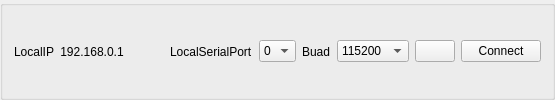
    <widget class="QGroupBox" name="groupBox">
     <property name="sizePolicy">
      <sizepolicy hsizetype="Preferred" vsizetype="Fixed">
       <horstretch>0</horstretch>
       <verstretch>0</verstretch>
      </sizepolicy>
     </property>
     <property name="title">
      <string/>
     </property>
     <layout class="QHBoxLayout" name="horizontalLayout_43">
      <item>
       <layout class="QHBoxLayout" name="horizontalLayout_3">
        <item>
         <widget class="QLabel" name="label_27">
          <property name="sizePolicy">
           <sizepolicy hsizetype="Fixed" vsizetype="Preferred">
            <horstretch>0</horstretch>
            <verstretch>0</verstretch>
           </sizepolicy>
          </property>
          <property name="text">
           <string>LocalIP</string>
          </property>
         </widget>
        </item>
        <item>
         <widget class="QLabel" name="LocalIP">
          <property name="text">
           <string>192.168.0.1</string>
          </property>
          <property name="alignment">
           <set>Qt::AlignCenter</set>
          </property>
         </widget>
        </item>
       </layout>
      </item>
      <item>
       <layout class="QHBoxLayout" name="horizontalLayout_18">
        <item>
         <spacer name="horizontalSpacer_11">
          <property name="orientation">
           <enum>Qt::Horizontal</enum>
          </property>
          <property name="sizeHint" stdset="0">
           <size>
            <width>40</width>
            <height>20</height>
           </size>
          </property>
         </spacer>
        </item>
        <item>
         <widget class="QLabel" name="label_10">
          <property name="text">
           <string>LocalSerialPort</string>
          </property>
         </widget>
        </item>
        <item>
         <widget class="QComboBox" name="LocalSerialPort">
          <property name="sizePolicy">
           <sizepolicy hsizetype="Expanding" vsizetype="Fixed">
            <horstretch>0</horstretch>
            <verstretch>0</verstretch>
           </sizepolicy>
          </property>
          <item>
           <property name="text">
            <string>0</string>
           </property>
          </item>
          <item>
           <property name="text">
            <string>1</string>
           </property>
          </item>
          <item>
           <property name="text">
            <string>2</string>
           </property>
          </item>
          <item>
           <property name="text">
            <string>3</string>
           </property>
          </item>
          <item>
           <property name="text">
            <string>4</string>
           </property>
          </item>
          <item>
           <property name="text">
            <string>5</string>
           </property>
          </item>
          <item>
           <property name="text">
            <string>6</string>
           </property>
          </item>
          <item>
           <property name="text">
            <string>7</string>
           </property>
          </item>
          <item>
           <property name="text">
            <string>8</string>
           </property>
          </item>
          <item>
           <property name="text">
            <string>9</string>
           </property>
          </item>
         </widget>
        </item>
        <item>
         <widget class="QLabel" name="label_33">
          <property name="text">
           <string>Buad</string>
          </property>
         </widget>
        </item>
        <item>
         <widget class="QComboBox" name="SerialBaud_2">
          <property name="sizePolicy">
           <sizepolicy hsizetype="Expanding" vsizetype="Fixed">
            <horstretch>0</horstretch>
            <verstretch>0</verstretch>
           </sizepolicy>
          </property>
          <property name="currentIndex">
           <number>1</number>
          </property>
          <item>
           <property name="text">
            <string>9600</string>
           </property>
          </item>
          <item>
           <property name="text">
            <string>115200</string>
           </property>
          </item>
          <item>
           <property name="text">
            <string>125000</string>
           </property>
          </item>
         </widget>
        </item>
       </layout>
      </item>
      <item>
       <widget class="QPushButton" name="BtnSerialRefresh">
        <property name="text">
         <string/>
        </property>
        <property name="icon">
         <iconset resource="../IDE.qrc">
          <normaloff>:/Menu/rc/Menu/refresh.png</normaloff>:/Menu/rc/Menu/refresh.png</iconset>
        </property>
       </widget>
      </item>
      <item>
       <widget class="QPushButton" name="BtnSerialConn">
        <property name="text">
         <string>Connect</string>
        </property>
        <property name="icon">
         <iconset resource="../IDE.qrc">
          <normaloff>:/Menu/rc/Menu/comm.ico</normaloff>:/Menu/rc/Menu/comm.ico</iconset>
        </property>
       </widget>
      </item>
     </layout>
    </widget>
